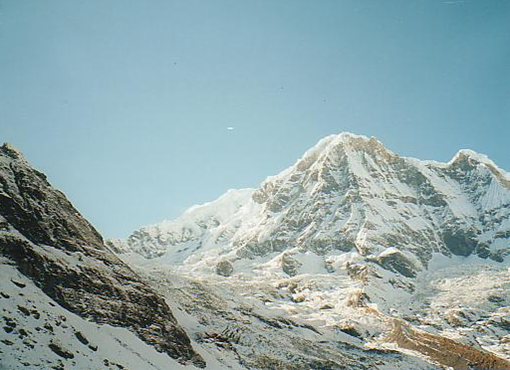
//> input picture HW3/input_img/left.bmp, 510 x 370 px
$ ./HW3   (built with g++ and OpenCV 4)
//> lines starting //> are read from the running program, lines starting //| are printed output that depends on the picture
#define _CRT_SECURE_NO_WARNINGS
#define _USE_MATH_DEFINES

#include <iostream>
#include <stdio.h>
#include <stdlib.h>
#include <windows.h>
#include <stdbool.h>
#include <math.h>
#include <opencv2\opencv.hpp>

using namespace cv;
using namespace std;

double rd_calculate(int x, int x0, int y, int y0) {
	return sqrt((x - x0) * (x - x0) + (y - y0) * (y - y0));
}

double theta_calculate(int x, int x0, int y, int y0) {
	return atan2(double(y - y0), double(x - x0));
}

double ru_calculate(double rd, double w) {
	return tan(rd * w) / (2 * tan(w / 2));
}
double cot(double x)
{
	return 1 / tan(x);
}
double uv_covert_x(int m, int n, double u, double v, int dz, double theta0, double a, int r0, int dx) {
	return dz * cot(theta0 - a + u * ((2 * a) / (m - 1))) * sin(r0 - a + v * ((2 * a) / (n - 1))) + dx;
}
double uv_covert_y(int m, int n, double u, double v, int dz, double theta0, double a, int r0, int dy) {
	return dz * cot(theta0 - a + u * ((2 * a) / (m - 1))) * cos(r0 - a + v * ((2 * a) / (n - 1))) + dy;
}
double xy_covert_u(int m, double x, double y, int dz, double theta0, double a, int r0, int dx, int dy) {
	return ((m - 1) / (2 * a)) * (atan((dz * sin(atan((x - dx) / (y - dy)))) / (x - dx)) - theta0 + a);
}
double xy_covert_v(int n, double x, double y, int dz, double theta0, double a, int r0, int dx, int dy) {
	return ((n - 1) / (2 * a)) * (atan((x - dx) / (y - dy)) - r0 + a);
}
void savebmp(char filename[], RGBTRIPLE* output, BITMAPFILEHEADER FileHeader, BITMAPINFOHEADER InfoHeader);
int main() {
	/***********************************  3_1  *****************************************/
	//load
	BITMAPFILEHEADER fileheader1;
	BITMAPINFOHEADER infoheader1;
	char filename_distortion[50] = "distortion.bmp";
	char out1_filename[50] = "out3_1.bmp";

	FILE* fp;
	int size = 0, ImageX, ImageY;
	cout << "3_1 please enter the filename to load (.bmp) : ";
	cin >> filename_distortion;
//> the answer given: input_img/distortion.bmp
	fp = fopen(filename_distortion, "rb");
	if (!fp) {
		cout << "file open fail!" << endl;
		return 0;
	}
	fread(&fileheader1, sizeof(BITMAPFILEHEADER), 1, fp);
	fread(&infoheader1, sizeof(BITMAPINFOHEADER), 1, fp);
	ImageX = infoheader1.biWidth;
	ImageY = infoheader1.biHeight;

	size = ImageX * ImageY;
	RGBTRIPLE rgb;
	RGBTRIPLE* ori1_image = new RGBTRIPLE[size];
	for (int i = 0; i < ImageY; i++)
	{
		for (int j = 0; j < ImageX; j++)
		{
			fread(&rgb, sizeof(RGBTRIPLE), 1, fp);
			ori1_image[i * ImageX + j] = rgb;
		}
	}
	fclose(fp);

	// define
	int X0 = ImageX / 2;
	int Y0 = ImageY / 2;

	double rd = rd_calculate(ImageX - 1, X0, ImageY - 1, Y0);
	double theta = theta_calculate(ImageX - 1, X0, ImageY - 1, Y0);

	double ru = ru_calculate(rd, 0.0036);

	int Xmax = (int)(ceil((ru * cos(theta) * 2 / 10) / 4) * 4);
	int Ymax = (int)((ru * sin(theta)) * 2 / 10);

	RGBTRIPLE* unwarp = new RGBTRIPLE[Xmax * Ymax]();
	RGBTRIPLE padding;
	padding.rgbtBlue = 205;
	padding.rgbtGreen = 205;
	padding.rgbtRed = 205;
	//unwarp
	for (int y = 0; y < Ymax; y++) {
		for (int x = 0; x < Xmax; x++) {
			int xu = x * 10;
			int yu = y * 10;
			double tempx = (Xmax / 2 * 10);
			double tempy = (Ymax / 2 * 10);
			double ru = sqrt((tempx - xu) * (tempx - xu) + (tempy - yu) * (tempy - yu));
			double thetau = theta_calculate(tempx, xu, tempy, yu);
			rd = (1 / 0.0036) * atan(2 * ru * tan(0.0036 / 2));

			int xd = rd * cos(thetau) + X0;
			int yd = rd * sin(thetau) + Y0;
			if (xd < 0 || yd < 0 || xd > ImageX - 1 || yd > ImageY - 1) {
				unwarp[x + y * Xmax] = padding;
			}
			else
				unwarp[x + y * Xmax] = ori1_image[xd + yd * ImageX];
		}
	}
	//save
	RGBTRIPLE* out1 = new RGBTRIPLE[Xmax * Ymax];
	for (int i = 0; i < Xmax * Ymax; i++) {
		out1[i] = unwarp[Xmax * Ymax - i-1];
	}
	fileheader1.bfSize = Xmax * Ymax * 3 + 54;
	infoheader1.biWidth = Xmax;
	infoheader1.biHeight = Ymax;
	infoheader1.biSizeImage = Xmax * Ymax * 3;
	cout << "3_1 please enter the filename to save (.bmp) : ";
	cin >> out1_filename;
//> the answer given: out.png
	savebmp(out1_filename, out1, fileheader1, infoheader1);

	/***********************************  3_2  *****************************************/
	//parameter
	const double alpha = 15 * M_PI / 180;
	const int dx = 4;
	const int dy = -10;
	const int dz = 5;
	const int r0 = 0;
	const double theta0 = 0.025;
	//load
	BITMAPFILEHEADER fileheader2;
	BITMAPINFOHEADER infoheader2;
	char filename_road[50] = "road.bmp";
	char out2_filename[50] = "out3_2.bmp";

	FILE* fp2;
	cout << "3_2 please enter the filename to load (.bmp) : ";
	cin >> filename_road;
//> the answer given: input_img/road.bmp
	fp2 = fopen(filename_road, "rb");
	if (!fp2) {
		cout << "file open fail!" << endl;
		return 0;
	}
	fread(&fileheader2, sizeof(BITMAPFILEHEADER), 1, fp2);
	fread(&infoheader2, sizeof(BITMAPINFOHEADER), 1, fp2);
	ImageX = infoheader2.biWidth;
	ImageY = infoheader2.biHeight;

	size = ImageX * ImageY;
	RGBTRIPLE* ori2_image = new RGBTRIPLE[size];
	for (int i = 0; i < ImageY; i++)
	{
		for (int j = 0; j < ImageX; j++)
		{
			fread(&rgb, sizeof(RGBTRIPLE), 1, fp2);
			ori2_image[i * ImageX + j] = rgb;
		}
	}
	fclose(fp2);
	RGBTRIPLE* temp_image = new RGBTRIPLE[size];
	for (int i = 0; i < ImageY; i++) {
		for (int j = 0; j < ImageX; j++) {
			temp_image[size - (i * ImageX + j)] = ori2_image[i * ImageX + j];
		}
	}

	int Horizon = ceil((ImageY - 1) / (2 * alpha) * (-theta0 + alpha));

	int xmin = 0;
	int ymin = 0;
	int xmax = 0;
	int ymax = 0;
	double tempx;
	double tempy;

	for (int u = Horizon; u < ImageY; u++) {
		for (int v = 0; v < ImageX; v++) {
			tempx = uv_covert_x(ImageY, ImageX, u, v, dz, theta0, alpha, r0, dx);
			tempy = uv_covert_y(ImageY, ImageX, u, v, dz, theta0, alpha, r0, dy);
			if (tempx < xmin)
				xmin = tempx;
			if (tempy < ymin)
				ymin = tempy;
			if (tempx > xmax)
				xmax = tempx;
			if (tempy > ymax)
				ymax = tempy;
		}
	}

	int IPM_height = xmax - xmin;
	int IPM_width = ymax - ymin;
	int ratio = 100;
	IPM_width = ((IPM_width / ratio) / 4) * 4;
	IPM_height = IPM_height / ratio;

	RGBTRIPLE* image_IPM = new RGBTRIPLE[IPM_width * IPM_height]();

	int x, y, u, v;
	for (int x_p = 0; x_p < IPM_height; x_p++) {
		for (int y_p = 0; y_p < IPM_width; y_p++) {
			x = x_p * ratio + xmin;
			y = y_p * ratio + ymin;
			u = xy_covert_u(ImageY, x, y, dz, theta0, alpha, r0, dx, dy);
			v = xy_covert_v(ImageX, x, y, dz, theta0, alpha, r0, dx, dy);
			if (v<0 || v>ImageX)
				image_IPM[(y_p + IPM_width * x_p)] = padding;
			else
				image_IPM[(y_p + IPM_width * x_p)] = temp_image[v + ImageX * u];
		}
	}


	fileheader2.bfSize = IPM_height * IPM_width * 3 + 54;
	infoheader2.biWidth = IPM_width;
	infoheader2.biHeight = IPM_height;
	infoheader2.biSizeImage = IPM_height * IPM_width * 3;
	cout << "3_2 please enter the filename to save (.bmp) : ";
	cin >> out2_filename;
//> the answer given: out.png
	savebmp(out2_filename, image_IPM, fileheader2, infoheader2);

	/***********************************  bonus  *****************************************/
	//read
	BITMAPFILEHEADER fileheader3;
	BITMAPINFOHEADER infoheader3;
	char filename_left[50] = "left.bmp";
	char filename_right[50] = "right.bmp";
	char bonus_filename[50] = "out_bonus.bmp";

	FILE* fp3;
	fp3 = fopen(filename_left, "rb");
	if (!fp3) {
		cout << "file open fail!" << endl;
		return 0;
	}
	fread(&fileheader3, sizeof(BITMAPFILEHEADER), 1, fp3);
	fread(&infoheader3, sizeof(BITMAPINFOHEADER), 1, fp3);
	ImageX = infoheader3.biWidth;
	ImageY = infoheader3.biHeight;

	size = ImageX * ImageY;
	Mat left = imread("left.bmp");
//> left is the input picture: 370 rows x 510 cols, CV_8UC3; mean B, G, R 169.4, 167, 143.8
	fclose(fp3);

	FILE* fp4;
	fp4 = fopen(filename_right, "rb");
	if (!fp4) {
		cout << "file open fail!" << endl;
		return 0;
	}
	fread(&fileheader3, sizeof(BITMAPFILEHEADER), 1, fp4);
	fread(&infoheader3, sizeof(BITMAPINFOHEADER), 1, fp4);

	Mat right = imread("right.bmp");
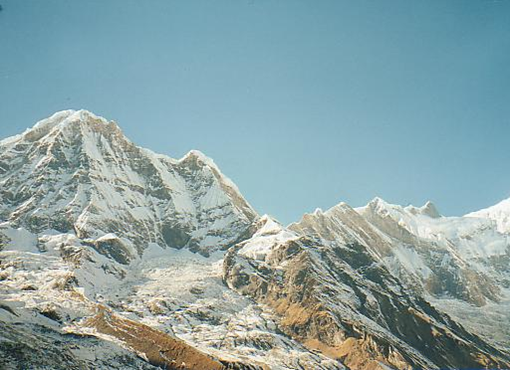
//> input picture HW3/input_img/right.bmp, 510 x 370 px
//> right is the input picture: 370 rows x 510 cols, CV_8UC3; mean B, G, R 165, 163.4, 139.2
	fclose(fp4);

	int width_out = 900;
	int  height_out = 480;
	int size_out = width_out * height_out;
	RGBTRIPLE* output = new RGBTRIPLE[size_out]();

	Mat outmat = Mat(height_out, width_out, CV_8UC3, output);

	for (int x = 0; x < ImageX; x++) {
		for (int y = 0; y < ImageY; y++) {
			output[x + (y + 80) * width_out].rgbtBlue = left.at<Vec3b>(y, x)[0];
			output[x + (y + 80) * width_out].rgbtGreen = left.at<Vec3b>(y, x)[1];
			output[x + (y + 80) * width_out].rgbtRed = left.at<Vec3b>(y, x)[2];
		}
	}
	int x0 = 130, y0 = 250, x1 = 470, y1 = 310, x2 = 475, y2 = 900, x3 = 0, y3 = 770;
	int dx1 = x1 - x2, dx2 = x3 - x2, all_x = x0 - x1 + x2 - x3;
	int dy1 = y1 - y2, dy2 = y3 - y2, all_y = y0 - y1 + y2 - y3;
	double g = (double)(((all_x * dy2 * 1.0) - (dx2 * all_y * 1.0)) / ((dx1 * dy2 * 1.0) - (dx2 * dy1 * 1.0)));
	double h = (double)(((dx1 * all_y * 1.0) - (all_x * dy1 * 1.0)) / ((dx1 * dy2 * 1.0) - (dx2 * dy1 * 1.0)));
	double a = (double)(x1 - x0 + g * x1 * 1.0);
	double b = (double)(x3 - x0 + h * x3 * 1.0);
	double c = (double)x0;
	double d = (double)(y1 - y0 + g * y1 * 1.0);
	double e = (double)(y3 - y0 + h * y3 * 1.0);
	double f = (double)y0;
	double i = (double)1.0;
	double matrix_A = e * i - f * h;
	double matrix_B = c * h - b * i;
	double matrix_C = b * f - c * e;
	double matrix_D = f * g - d * i;
	double matrix_E = a * i - c * g;
	double matrix_F = c * d - a * f;
	double matrix_G = d * h - e * g;
	double matrix_H = b * g - a * h;
	double matrix_I = a * e - b * d;
	for (int x = 0; x < height_out; x++)
	{
		for (int y = 0; y < width_out; y++)
		{
			u = (matrix_A * x + matrix_B * y + matrix_C) * 370 / (matrix_G * x + matrix_H * y + matrix_I);
			v = (matrix_D * x + matrix_E * y + matrix_F) * 510 / (matrix_G * x + matrix_H * y + matrix_I);
			if (u >= 0 && u < right.rows && v >= 0 && v < right.cols)
			{
				output[x * 900 + y].rgbtBlue = right.at<Vec3b>(u, v)[0];
				output[x * 900 + y].rgbtGreen = right.at<Vec3b>(u, v)[1];
				output[x * 900 + y].rgbtRed = right.at<Vec3b>(u, v)[2];
			}
		}
	}
//> this loop made 480 passes
//> (u, v) on passes 1 to 3: (23, 589), (24, 589), (25, 588)
//> after the loop, u = 372; v = 508

	imwrite("out_bonus.bmp", outmat);
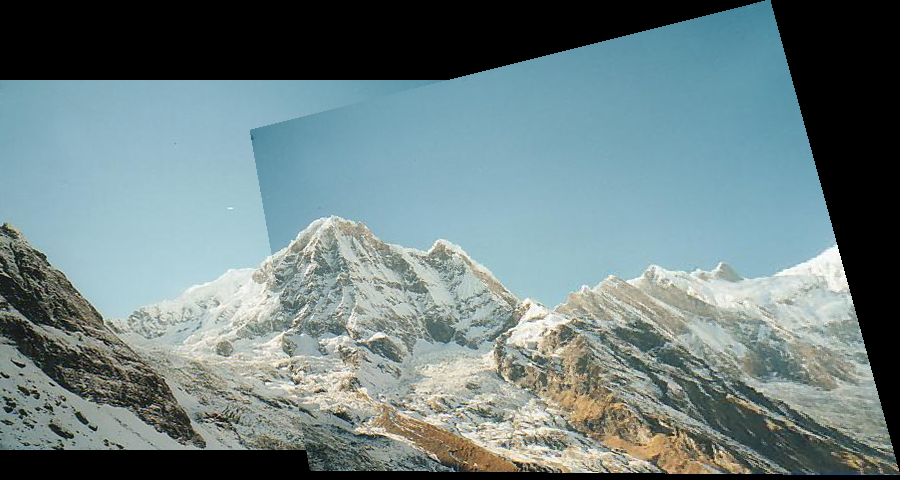
//> saved as out_bonus.bmp: 480 rows x 900 cols, CV_8UC3; mean B, G, R 129.6, 128, 109.2
	return 1;
}
void savebmp(char filename[], RGBTRIPLE* output, BITMAPFILEHEADER FileHeader, BITMAPINFOHEADER InfoHeader) {
	FILE* fpw;
	RGBTRIPLE rgb;
	fpw = fopen(filename, "wb");
	if (!fpw) {
		cout << "file save fail!" << endl;
	}
	else
		cout << "save success~~" << endl;
	fwrite(&FileHeader, sizeof(BITMAPFILEHEADER), 1, fpw);
	fwrite(&InfoHeader, sizeof(BITMAPINFOHEADER), 1, fpw);

	for (int i = 0; i < InfoHeader.biHeight; i++)
	{
		for (int j = 0; j < InfoHeader.biWidth; j++)
		{
			rgb = output[i * InfoHeader.biWidth + j];
			fwrite(&rgb, sizeof(RGBTRIPLE), 1, fpw);
		}
	}
	fclose(fpw);

}
